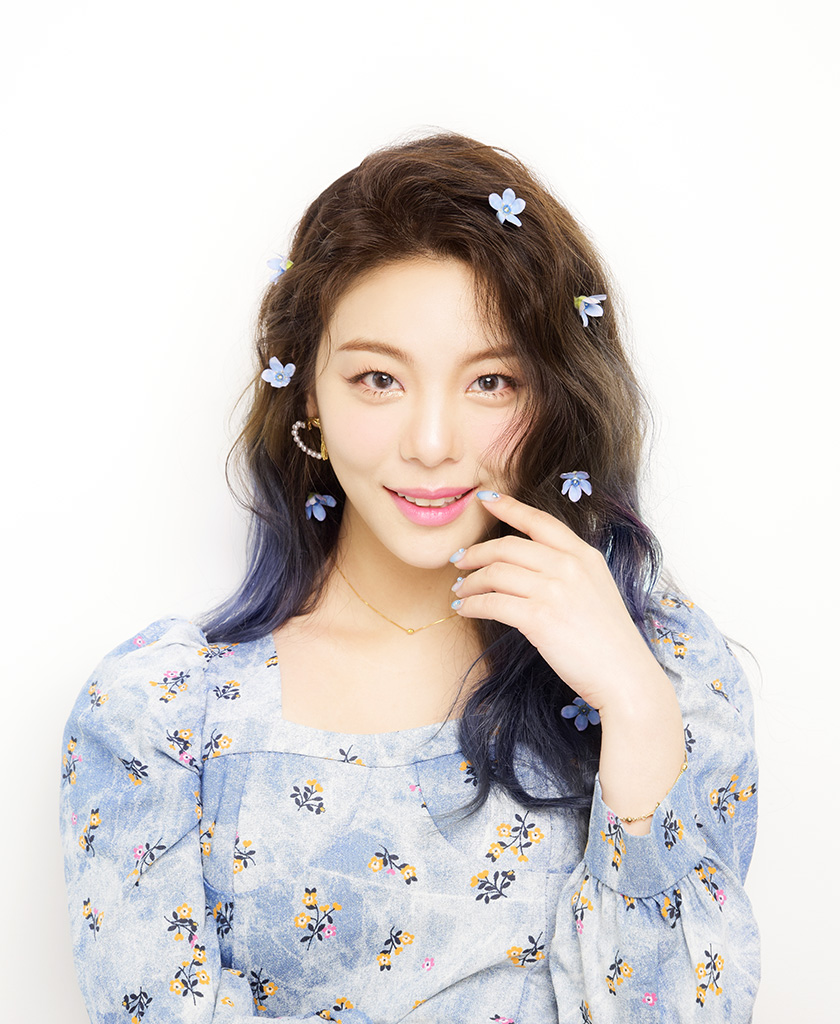
#> input picture assets/images/ailee.jpg, 840 x 1024 px, found by its file name
$ python open_cv.py
#> lines starting #> are read from the running program, lines starting #| are printed output that depends on the picture; after the words box and inside, x2 and y2 are one past the last pixel; in counts of white or black regions, pixels touching at a corner belong together
# import numpy as np
import cv2


# 경로에서 파일 읽기
# imageSrc = cv2.imread("C:/Users/jjhw0/Documents/Python/Image/ailee.jpg", cv2.IMREAD_UNCHANGED)
# 상대경로 오류 -> 현재경로가 open_cv가 아닌 작업경로가 기준이 된다.
# os.getcwd() -> 터미널 경로 확인
imageSrc = cv2.imread("assets/images/ailee.jpg", cv2.IMREAD_UNCHANGED)
#> imageSrc is the input picture: shape (1024, 840, 3); mean B, G, R 207.6, 209.4, 214.6
# =>왜 image/ailee로하면 에러가 나는지?

# 이미지파일 윈도우로 띄우기
# cv2.imshow("original image", imageSrc)

### 이미지 사이즈 조절 ###
# 이미지를 축소하여 새로운 픽셀에 색상을 할당해주어야 하기 때문에
# 보간법을 통해 픽셀의 색상을 추정해야 한다. -> interpolation 속성.
# cv2.imshow("original size", imageSrc)

# 1. 절대크기
smallImg = cv2.resize(imageSrc, dsize=(0,0),fx=0.5, fy=0.5, interpolation=cv2.INTER_AREA)

# 2. 상대크기
# dsize 기준으로 fx, fy가 각각 x와 y의 비율을 설정
# dsize가 (0,0)이면 원본과 동일한 크기

### 이미지 색상변경 ###
# OpenCV는 기본적으로 색상값을 BGR형태로 저장하고 있다.

# 흑백으로 변경
grayImg = cv2.cvtColor(smallImg, cv2.COLOR_BGR2GRAY)
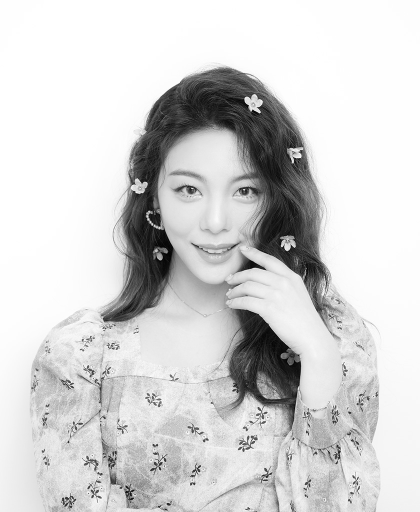
#> grayImg: shape (512, 420); min 3, max 255, mean 210.9
cv2.imshow("gray image", grayImg)

### 특정 색상만 표현(hsv 방식) ###
# hsv로 변경 및 h(색상), s(채도), v(명도) 추출
hsvImg = cv2.cvtColor(smallImg,cv2.COLOR_BGR2HSV)
#> hsvImg: shape (512, 420, 3); mean H, S, V 42.2, 27.9, 219.6
h,s,v = cv2.split(hsvImg)
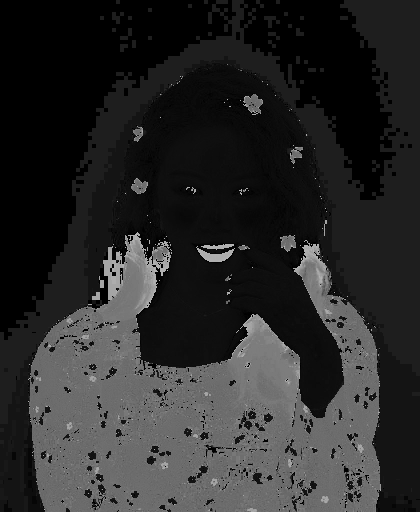
#> h: shape (512, 420); min 0, max 179, mean 42.2
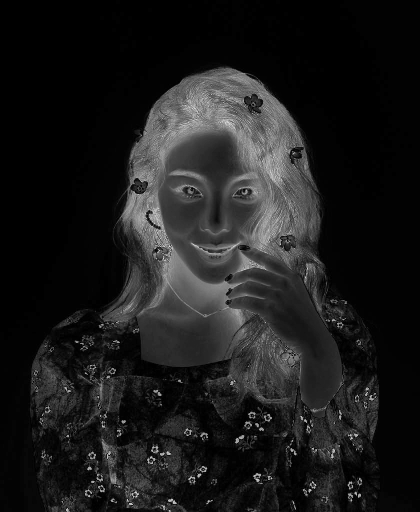
#> s: shape (512, 420); min 0, max 219, mean 27.9
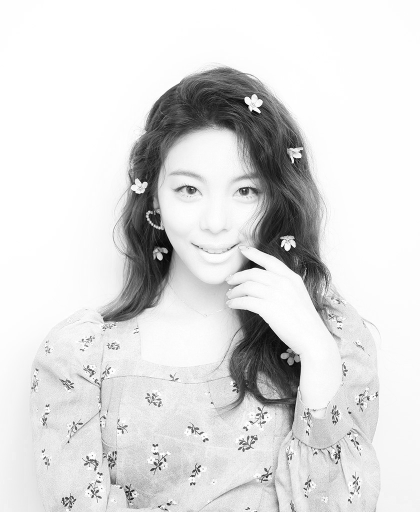
#> v: shape (512, 420); min 6, max 255, mean 219.6

# 마스크 설정
mask_skin = cv2.inRange(h,0,30)
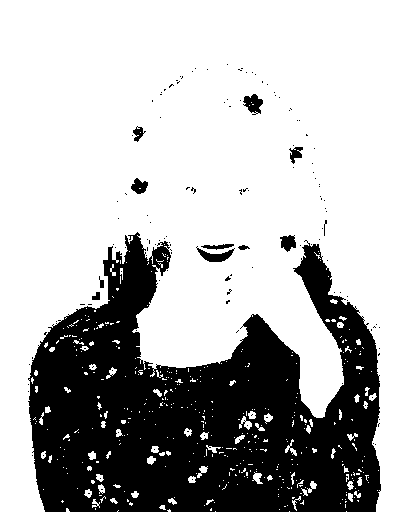
#> mask_skin: shape (512, 420); 71.6% white; 141 black regions (129 under 20 px), largest, box (x1, y1, x2, y2) and area: (28, 232, 381, 512) 59441, (196, 246, 235, 262) 261, (243, 94, 263, 115) 253
mask_lip = cv2.inRange(h,150,200)
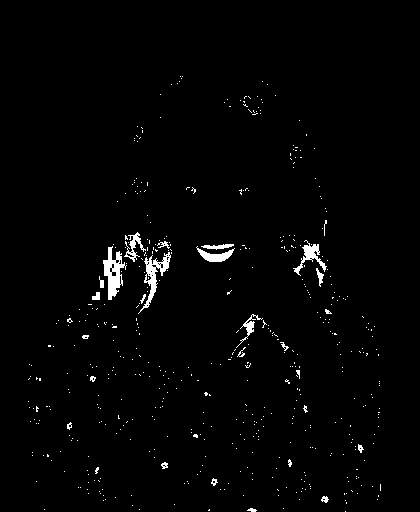
#> mask_lip: shape (512, 420); 1.7% white; 512 white regions (486 under 20 px), largest, box (x1, y1, x2, y2) and area: (103, 246, 127, 300) 596, (138, 252, 171, 314) 516, (293, 240, 327, 276) 327

# 마스킹
# 두 이미지를 비교하여 마스크에 해당하는 색이 같은 위치에 들어간 부분만 표현
maskedImg = cv2.bitwise_and(hsvImg, hsvImg, mask = mask_skin+mask_lip)
#> maskedImg: shape (512, 420, 3); mean H, S, V 12.5, 20.4, 165.5
maskedImg = cv2.cvtColor(maskedImg, cv2.COLOR_HSV2BGR)
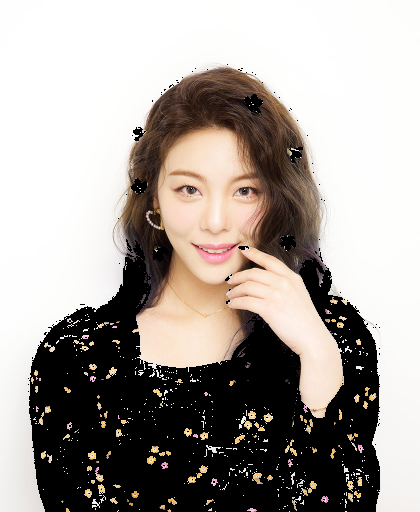
#> maskedImg: shape (512, 420, 3); mean B, G, R 153.4, 158.7, 165.5
cv2.imshow('h',maskedImg)

cv2.waitKey(0)
cv2.destroyAllWindows

# 그림 불러오기
# 그림의 rgb값 추출
